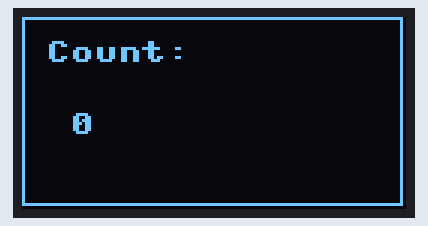
Simulated run of this program. Board: Raspberry Pi Pico running MicroPython. On the bench: 128×64 one-colour display.

Above: at 0.1 s.
At 4.2 s:
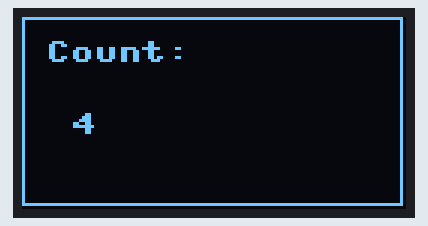
At 11.4 s:
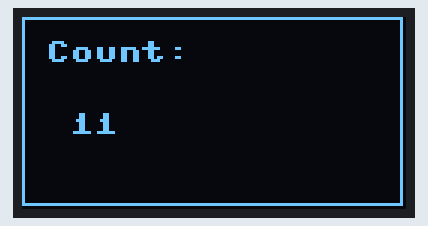
At 19.6 s:
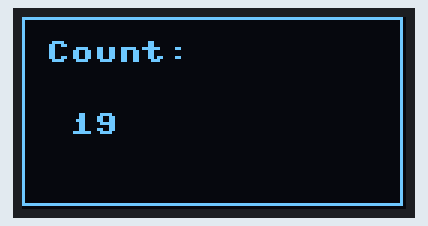
At 27.8 s:
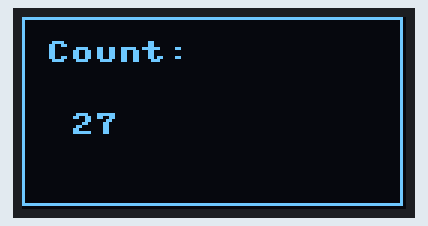
At 39.0 s:
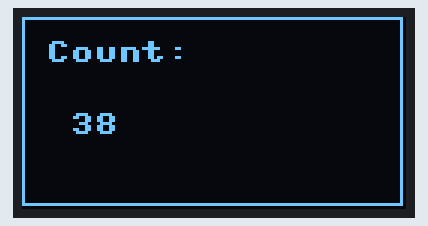

The program:

loop_basic.py
```python
from machine import Pin, I2C
import ssd1306
import time

i2c = I2C(0, sda=Pin(0), scl=Pin(1))
oled = ssd1306.SSD1306_I2C(128, 64, i2c)

count = 0
while True:
    oled.fill(0)
    oled.rect(0, 0, 127, 63, 1)
    oled.text("Count:", 8, 8)
    oled.text(str(count), 16, 32)
    oled.show()
    count += 1
    time.sleep(1)
```

Measured:
- what the display in image 1 shows lasts 1.1 s, from 4.1 s to 5.2 s
